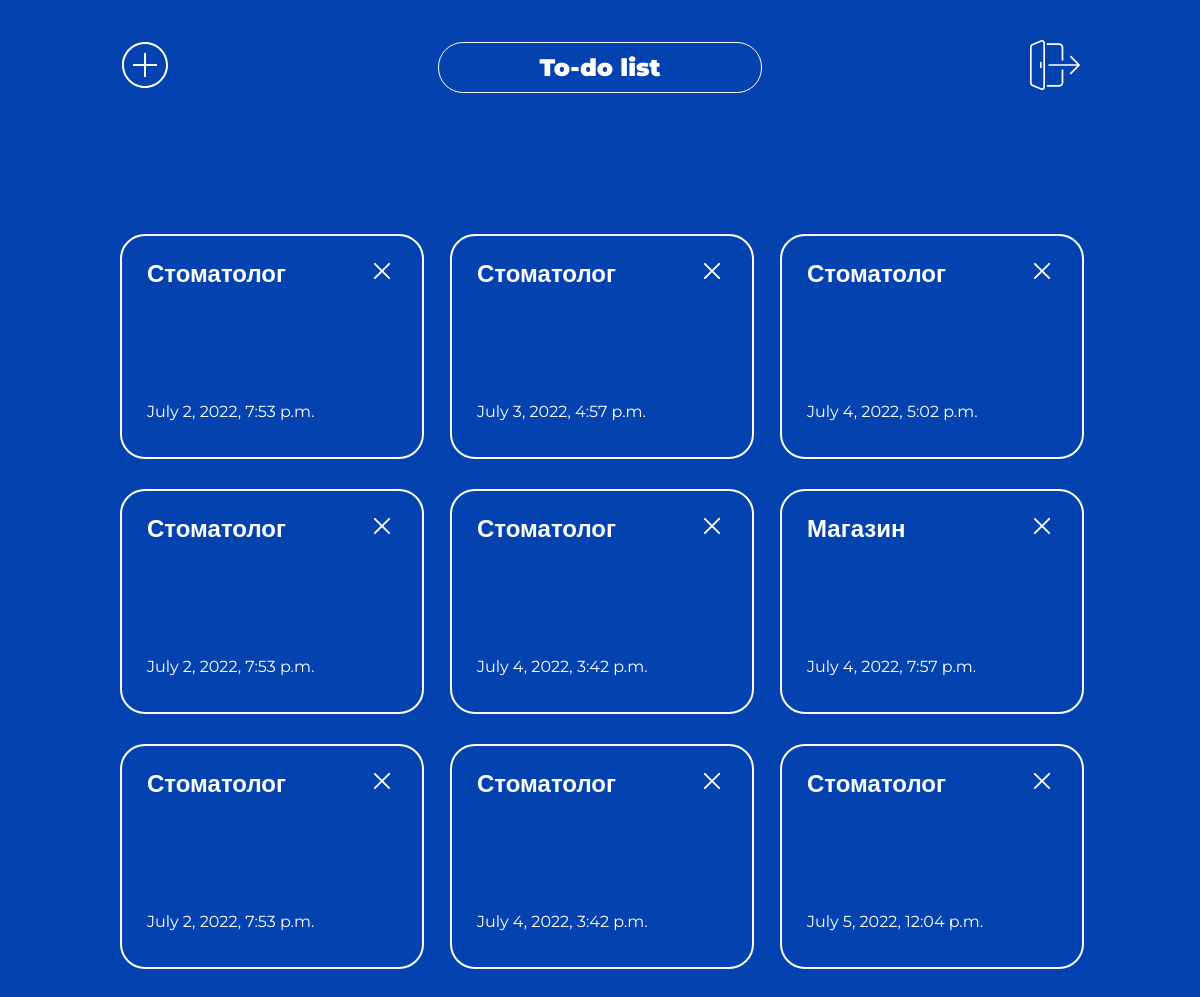
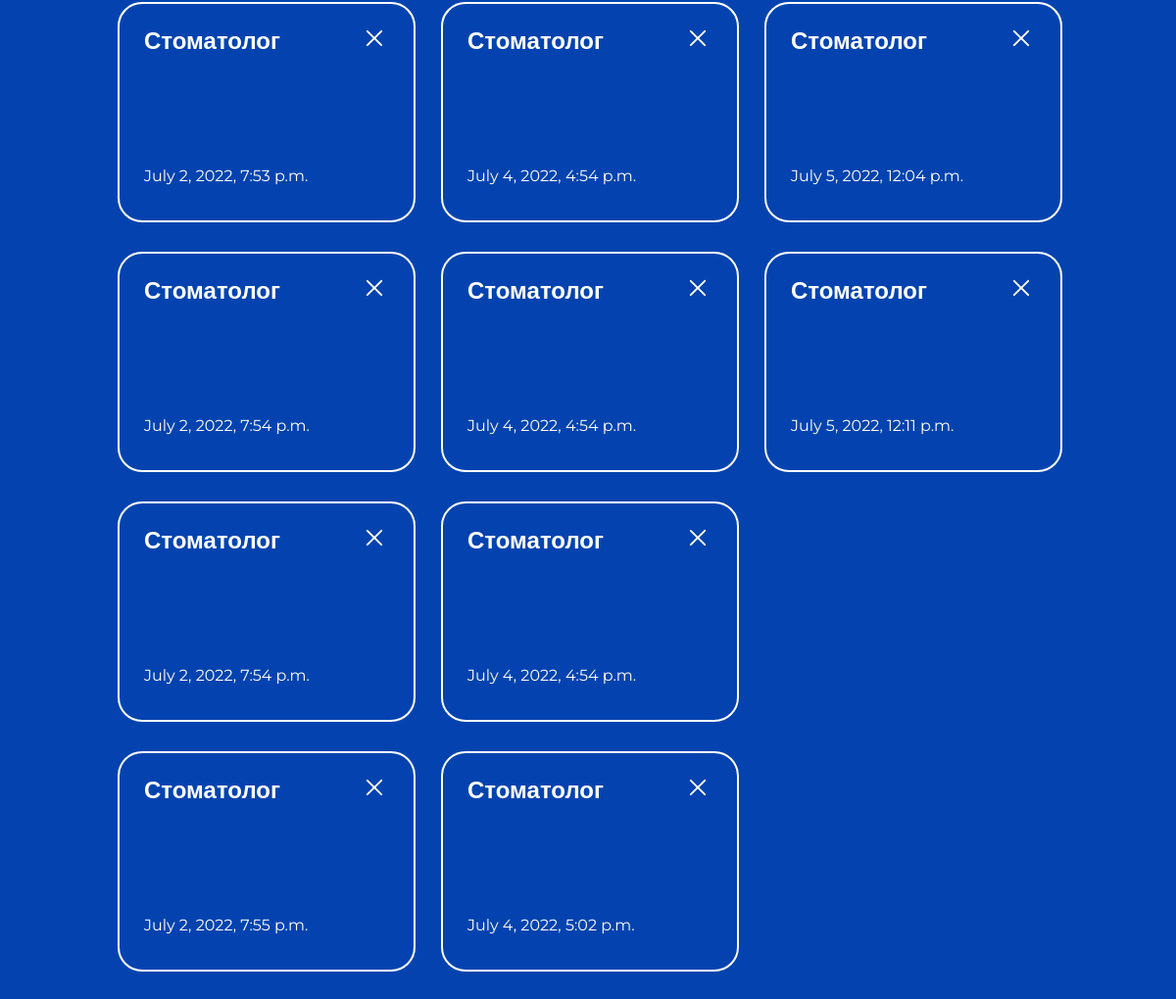
Before: / with the older database file (2 pictures, top to bottom).
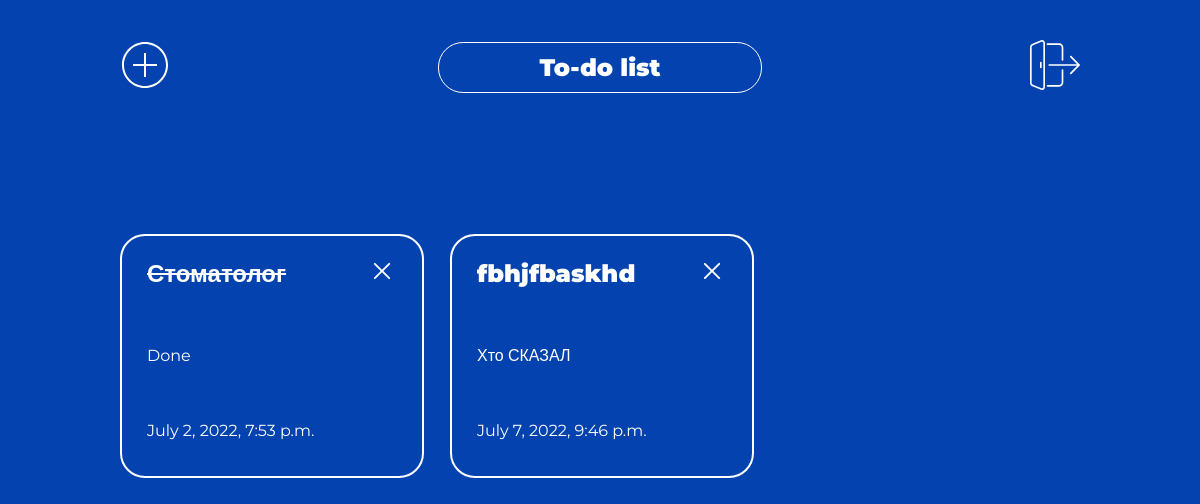
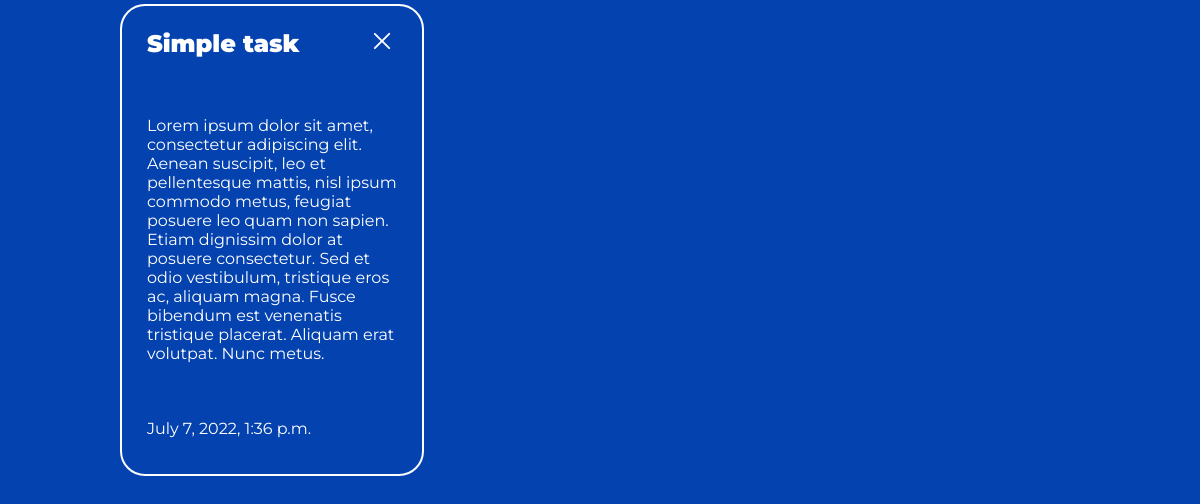
After: the same page with the newer database file (2 pictures, top to bottom).
### todoapp/models.py (models this page shows)
class Task(models.Model):
    user = models.ForeignKey('User', null=True, on_delete=models.CASCADE, verbose_name='Пользователь', blank=True)
    title = models.CharField(max_length=25, verbose_name='Задание')
    description = models.TextField(blank=True, verbose_name='Описание')
    time_stamp = models.DateTimeField(auto_now_add=True, verbose_name='Дата создания')
    is_finished = models.BooleanField(default=False, verbose_name='Выполнено')
    class Meta:
        verbose_name = 'Задание'
        verbose_name_plural = 'Задания'

### todoapp/views.py (the view)
# urls.py: path('', TasksListView.as_view(), name='tasks'),
class TasksListView(ListView):
    model = Task
    context_object_name = 'tasks'

### templates/todoapp/task_list.html
{% extends 'todoapp/base.html' %}
{% block content %}
{% load static %}
{% if tasks %}
    <div class="task_list">
        {% for task in tasks %}
            <div class="task">
                {% if task.is_finished %}
                    <div class="wrapper_heading">
                        <a href="update/{{task.pk}}/" class="heading" style="text-decoration: line-through; font-weight: 600;">{{task.title}}</a>
                        <a href="/delete/{{task.pk}}">
                            <img src="{% static 'todoapp/images/delete.svg' %}" class="delete_img">
                        </a>
                    </div>
                    <p class="details">Done</p>
                    <p class="time">{{task.time_stamp}}</p>
                {% else %}
                    <div class="wrapper_heading">
                        <a href="update/{{task.pk}}/" class="heading">{{task.title}}</a>
                        <a href="/delete/{{task.pk}}">
                            <img src="{% static 'todoapp/images/delete.svg' %}" class="delete_img">
                        </a>
                    </div>
                    <p class="details">{{task.description}}</p>
                    <p class="time">{{task.time_stamp}}</p>
                {% endif %}
            </div>
        {% endfor %}
    </div>
{% endif %}
{% endblock %}

Changed rows visible on the page:
removed Task: title "Стоматолог", is_finished False (drawn), time_stamp "July 2, 2022, 7:53 p.m."
removed Task: title "Стоматолог", is_finished False (drawn), time_stamp "July 2, 2022, 7:53 p.m."
removed Task: title "Стоматолог", is_finished False (drawn), time_stamp "July 2, 2022, 7:53 p.m."
removed Task: title "Стоматолог", is_finished False (drawn), time_stamp "July 2, 2022, 7:54 p.m."
removed Task: title "Стоматолог", is_finished False (drawn), time_stamp "July 2, 2022, 7:54 p.m."
removed Task: title "Стоматолог", is_finished False (drawn), time_stamp "July 2, 2022, 7:55 p.m."
removed Task: title "Стоматолог", is_finished False (drawn), time_stamp "July 3, 2022, 4:57 p.m."
removed Task: title "Стоматолог", is_finished False (drawn), time_stamp "July 4, 2022, 3:42 p.m."
removed Task: title "Стоматолог", is_finished False (drawn), time_stamp "July 4, 2022, 3:42 p.m."
removed Task: title "Стоматолог", is_finished False (drawn), time_stamp "July 4, 2022, 4:54 p.m."
removed Task: title "Стоматолог", is_finished False (drawn), time_stamp "July 4, 2022, 4:54 p.m."
removed Task: title "Стоматолог", is_finished False (drawn), time_stamp "July 4, 2022, 4:54 p.m."
removed Task: title "Стоматолог", is_finished False (drawn), time_stamp "July 4, 2022, 5:02 p.m."
removed Task: title "Стоматолог", is_finished False (drawn), time_stamp "July 4, 2022, 5:02 p.m."
removed Task: title "Магазин", is_finished False (drawn), time_stamp "July 4, 2022, 7:57 p.m."
removed Task: title "Стоматолог", is_finished False (drawn), time_stamp "July 5, 2022, 12:04 p.m."
removed Task: title "Стоматолог", is_finished False (drawn), time_stamp "July 5, 2022, 12:04 p.m."
removed Task: title "Стоматолог", is_finished False (drawn), time_stamp "July 5, 2022, 12:11 p.m."
changed Task "Стоматолог": is_finished False → True (drawn); is_finished: picture added; is_finished: picture removed
added Task: title "Simple task", is_finished False (drawn), description "Lorem ipsum dolor sit amet, consectetur adipiscing elit. Aenean suscipit, leo et pellentesque mattis, nisl ipsum commodo metus, feugiat posuere leo quam non sapien. Etiam dignissim dolor at posuere consectetur. Sed et odio vestibulum, tristique eros ac, aliquam magna. Fusce bibendum est venenatis tristique placerat. Aliquam erat volutpat. Nunc metus.", time_stamp "July 7, 2022, 1:36 p.m."
added Task: title "fbhjfbaskhd", is_finished False (drawn), description "Хто СКАЗАЛ", time_stamp "July 7, 2022, 9:46 p.m."
